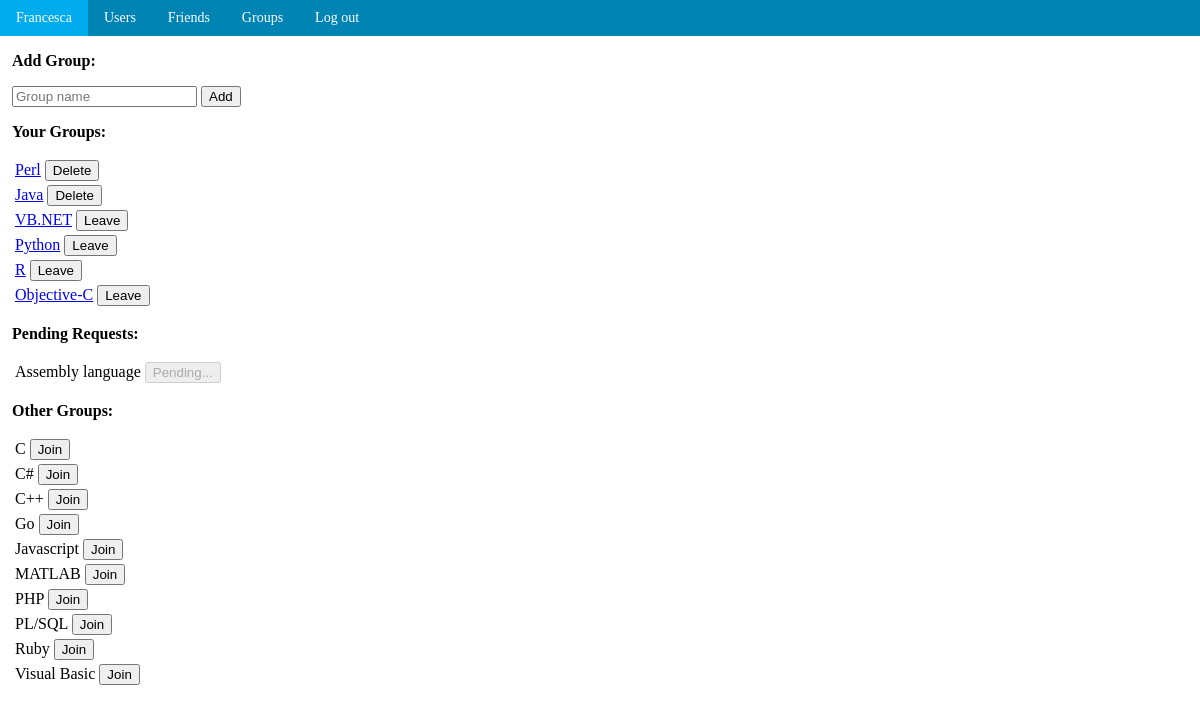
/Application/Groups.php (signed in), run on the app's committed database.
### tables this page shows
CREATE TABLE `user_personal` (
  `user_id` int(11) NOT NULL,
  `first_name` varchar(35) NOT NULL,
  `last_name` varchar(35) NOT NULL,
  `city` varchar(255) NOT NULL,
  `date_of_birth` date NOT NULL,
  `gender_id` int(3) NOT NULL,
  `date_registered` date NOT NULL,
  `last_login` timestamp NOT NULL DEFAULT '0000-00-00 00:00:00'
);

CREATE TABLE `group_user` (
  `group_id` int(11) NOT NULL,
  `user_id` int(11) NOT NULL,
  `status` int(11) NOT NULL
);

CREATE TABLE `groups` (
  `group_id` int(12) NOT NULL,
  `group_name` varchar(60) NOT NULL
);

### Application/include/GroupFunctions.php (the view, shortened to what this page needs)
<?php
function getMyGroups($pdo, &$myGroups)
{
    $sql = 'SELECT * FROM groups g INNER JOIN group_user gu ON g.group_id =
    gu.group_id WHERE gu.user_id = :userId AND gu.status != :status ORDER BY
    gu.status DESC';
    $stmt = $pdo->prepare($sql);
    $stmt->bindValue(':userId', $_SESSION['userid'], PDO::PARAM_INT);
    $stmt->bindValue(':status', 0, PDO::PARAM_INT);
    $stmt->execute();
    $myGroups = $stmt->fetchAll(PDO::FETCH_ASSOC);
    echo "<form method='post'><table>";
    foreach($myGroups as $group) {
        echo '<tr><td><a href="Groups.php?id='.$group['group_id'].'">'
            .ucfirst(htmlentities($group['group_name']));
        if($group['status'] == 1) {
            echo "</a> <button type='submit' name='leave' value='".
                $group['group_id']."'>Leave</button></td></tr>";
        }
        if($group['status'] == 2) {
            echo "</a> <button type='submit' name='delete' value='"
                .$group['group_id']."'>Delete</button></td></tr>";
        }
    }
    echo '</table></form>';
}
function pending($pdo, &$pending)
{
    $sql = 'SELECT * FROM groups g INNER JOIN group_user gu ON g.group_id =
    gu.group_id WHERE gu.user_id = :userId AND gu.status = :status ORDER BY
    group_name';
    $stmt = $pdo->prepare($sql);
    $stmt->bindValue(':userId', $_SESSION['userid'], PDO::PARAM_INT);
    $stmt->bindValue(':status', 0, PDO::PARAM_INT);
    $stmt->execute();
    $pending = $stmt->fetchAll(PDO::FETCH_ASSOC);
    echo "<form method='post'><table>";
    foreach($pending as $group) {
        echo '<tr><td>'.ucfirst(htmlentities($group['group_name'])).
            " <button disabled>Pending...</button></td></tr>";
    }
    echo '</table></form>';
}
function getOtherGroups($pdo, $myGroups, $pending)
{
    $sql = 'SELECT * FROM groups g INNER JOIN group_user gu ON g.group_id =
    gu.group_id ORDER BY group_name';
    $stmt = $pdo->prepare($sql);
    $stmt->bindValue(':userId', $_SESSION['userid']);
    $stmt->execute();
    $allGroups = $stmt->fetchAll(PDO::FETCH_ASSOC);
    $a = array_column($allGroups, 'group_name');
    $b = array_column($myGroups, 'group_name');
    $c = array_column($pending, 'group_name');
    $otherGroups = array_unique(array_diff($a, $b, $c));
    echo '<form method="post"><table>';
    foreach($otherGroups as $group) {
        $sql = 'SELECT group_id FROM groups WHERE group_name = :name';
        $stmt = $pdo->prepare($sql);
        $stmt->bindParam(':name', $group, PDO::PARAM_STR);
        $stmt->execute();
        $id = $stmt->fetchAll(PDO::FETCH_ASSOC);
        echo '<tr><td>'.ucfirst(htmlentities($group)).
            " <button type='submit' name='join' value='"
            .$id[0]['group_id']."'>Join</button></td></tr>";
    }
    echo '</table></form>';
}
?>

### Application/include/Header.php (shortened to what this page needs)
<?php
require('include/DbConnect.php');
$sql = 'SELECT first_name FROM user_personal WHERE user_id =
:userId';
$stmt = $pdo->prepare($sql);
$stmt->bindParam(':userId', $_SESSION['userid'], PDO::PARAM_STR);
$stmt->execute();
$user = $stmt->fetch(PDO::FETCH_NUM);
?>
<html>
    <head>
        <link rel="stylesheet" type="text/css" href="css/style.css">
    </head>
    <body>
        <div class="navbar">
            <a href="Index.php"><?= ucfirst(htmlentities($user['0']));
                ?></a>
            <a href="Users.php">Users</a>
            <a href="Friends.php">Friends</a>
            <a href="Groups.php">Groups</a>
            <a href="Logout.php">Log out</a>
        </div>
    </body>
</html>

### Application/css/style.css (style rules this page uses)
body { margin: 0; padding: 0; }
p, table, .search, .info, .center { padding-left: 1%; }
.navbar { background-color: #0084b4; overflow: hidden; }
.navbar a { float: left; display: block; color: white; text-align: center; padding: 10px 16px; text-decoration: none; font-size: 14px; }

### data on the page
user_personal: first_name "Francesca"
group_user: group.group_name "Perl"
group_user: group.group_name "Java"
group_user: group.group_name "VB.NET"
group_user: group.group_name "Python"
group_user: group.group_name "R"
group_user: group.group_name "Objective-C"
group_user: group.group_name "Assembly language"
groups: group "C", $id[0]['group_id'] 3 (drawn)
groups: group "C#", $id[0]['group_id'] 5 (drawn)
groups: group "C++", $id[0]['group_id'] 4 (drawn)
groups: group "Go", $id[0]['group_id'] 14 (drawn)
groups: group "Javascript", $id[0]['group_id'] 7 (drawn)
groups: group "MATLAB", $id[0]['group_id'] 17 (drawn)
groups: group "PHP", $id[0]['group_id'] 1 (drawn)
groups: group "PL/SQL", $id[0]['group_id'] 18 (drawn)
groups: group "Ruby", $id[0]['group_id'] 11 (drawn)
groups: group "Visual Basic", $id[0]['group_id'] 16 (drawn)
